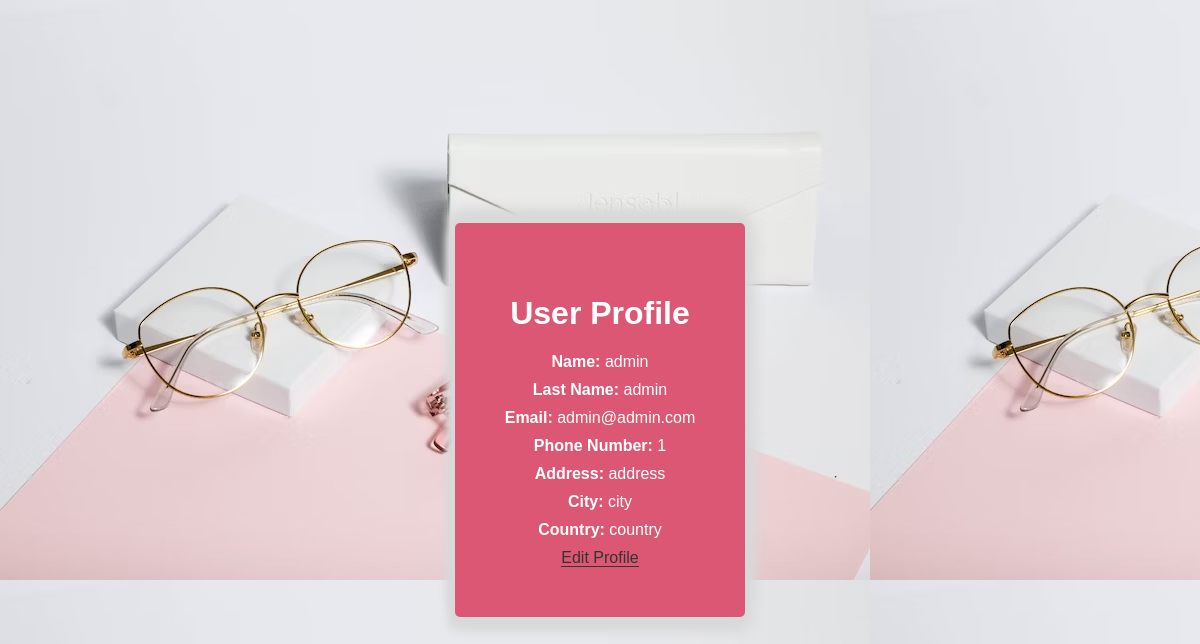
The page /view-profile.php (signed in) on the database its author committed.
### tables this page shows
CREATE TABLE `users` (
  `id` int(11) NOT NULL,
  `name` varchar(50) NOT NULL,
  `last_name` varchar(50) NOT NULL,
  `email` varchar(100) NOT NULL,
  `password` varchar(255) NOT NULL,
  `phone_number` varchar(20) NOT NULL,
  `address` varchar(100) NOT NULL,
  `city` varchar(50) NOT NULL,
  `country` varchar(50) NOT NULL,
  `role` varchar(50) NOT NULL
);

### view-profile.php (the view, shortened to what this page needs)
<?php
$host = 'localhost';
$username = 'root';
$password = '';
$database = 'e-commerce-db';
$pdo = new PDO("mysql:host=$host;dbname=$database", $username, $password);
function getUserProfile($user_email)
{
    global $pdo;
    $query = "SELECT name, last_name, email, phone_number, address, city, country FROM users WHERE email = ?";
    $stmt = $pdo->prepare($query);
    $stmt->execute([$user_email]);
    return $stmt->fetch(PDO::FETCH_ASSOC);
}
$user_email = $_SESSION['email'];
$userProfile = getUserProfile($user_email);
?>
<!DOCTYPE html>
<html>
<head>
</head>
<body>
    <div class="profile-container">
        <h1>User Profile</h1>
        <p><strong>Name:</strong> <?php echo $userProfile['name']; ?></p>
        <p><strong>Last Name:</strong> <?php echo $userProfile['last_name']; ?></p>
        <p><strong>Email:</strong> <?php echo $userProfile['email']; ?></p>
        <p><strong>Phone Number:</strong> <?php echo $userProfile['phone_number']; ?></p>
        <p><strong>Address:</strong> <?php echo $userProfile['address']; ?></p>
        <p><strong>City:</strong> <?php echo $userProfile['city']; ?></p>
        <p><strong>Country:</strong> <?php echo $userProfile['country']; ?></p>
        <div class="edit-link"><a href="edit-profile.php">Edit Profile</a></div>
    </div>
</body>
</html>

### view-profile.php (style rules this page uses)
:root { --light-pink: #dc5774; --background-grey: #eeeeee; --light-grey: #7c7a7a; }
body { background-image: url('..images/entry-background.jpg'); font-family: 'Ubuntu', sans-serif; background-color: #f2f2f2; margin: 0; padding: 20px; display: flex; justify-content: center; align-items: center; min-height: 100vh; }
h1 { color: #333; text-align: center; color: white; }
.profile-container { background-color: var(--light-pink); border-radius: 5px; padding: 50px; box-shadow: 0 2px 4px rgba(0, 0, 0, 0.1); max-width: 600px; margin: 0 auto; box-shadow: -5px -10px 10px 2px #d9d9d9, 5px 10px 15px 2px #d9d9d9, -5px 10px 10px 2px #d9d9d9, 5px -10px 15px 2px #d9d9d9; }
.profile-container p { margin: 10px 0; text-align: center; color: white; }
.profile-container strong { font-weight: bold; }
.edit-link { position: relative; text-align: center; margin-top: 10px; }
.edit-link a { color: #333; text-decoration: none; border-bottom: 1px solid #333; }

### rows shown on the page
users: name "admin", last_name "admin", email "admin@admin.com", phone_number "1", address "address", city "city", country "country"
